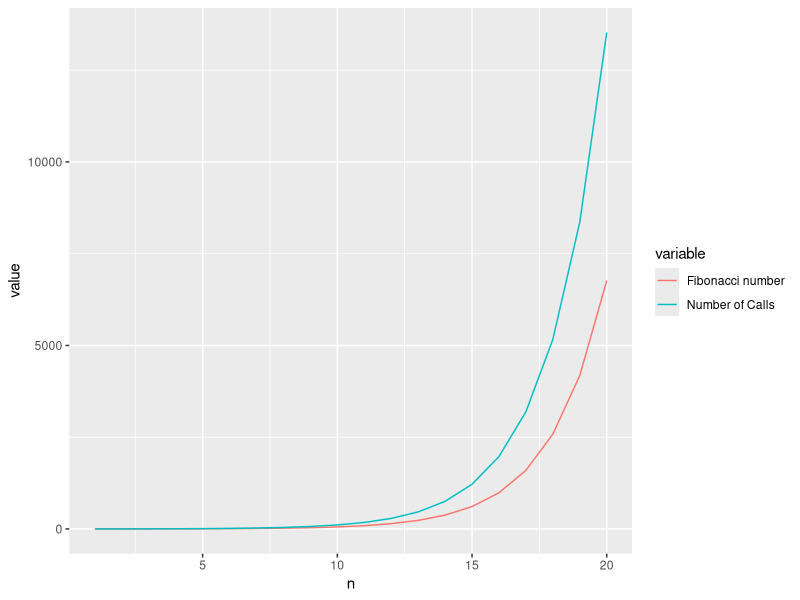
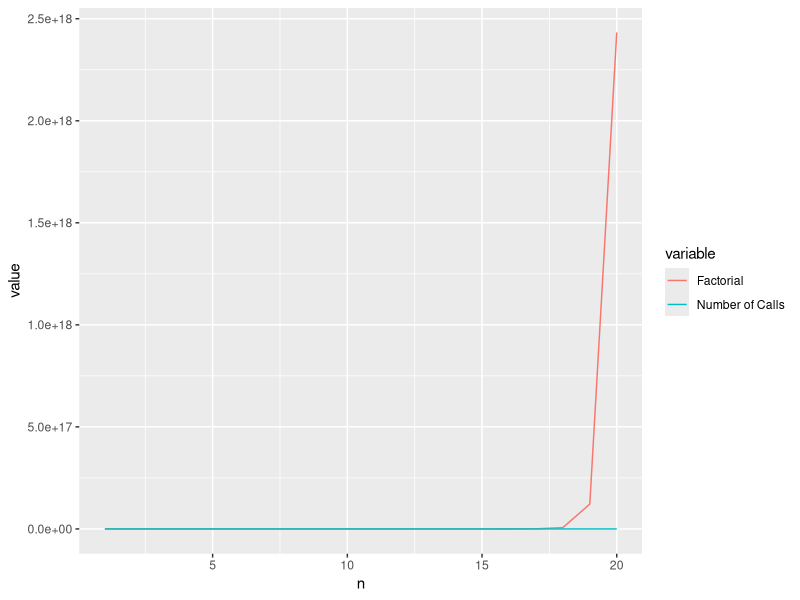
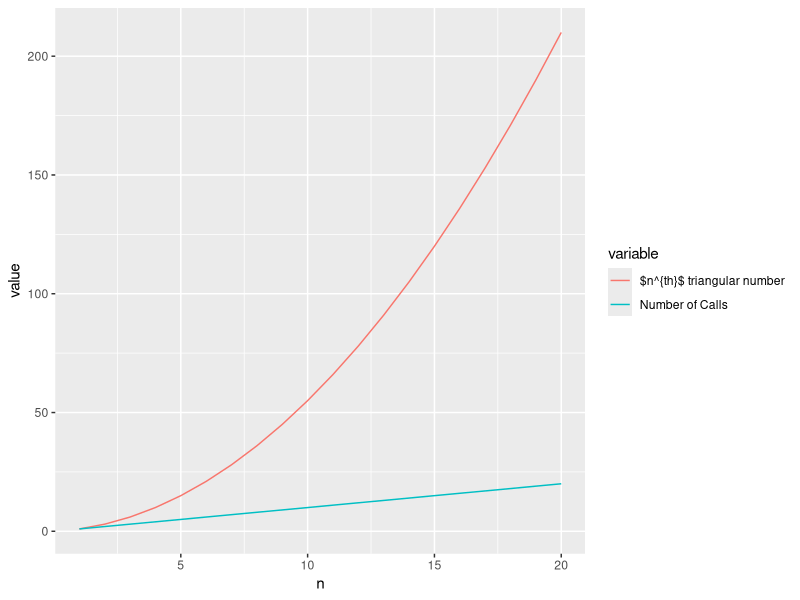

Write the R code that produced these figures, in order.
#' # Exercise One: Basic Recursion
#' 
#' There are three tasks in this exercise:
#' 
#' 1. Construct the fibonacci algorithm and make a table with N, the fibonacci
#' number, and the result of CALL_COUNTER. 
#' 2. Construct a factorial algorithm and create the same table. 
#' 3. Construct a terminal function to calculate the
#' $n^{th}$ triangular number.
#' 
#' ## Packages and global variables
library(knitr)
library(ggplot2)
library(reshape2)
CALL_COUNTER <- 0
#' 
#' 
#' ## Fibonacci function
#' ### Definition
fib <- function(n, call_count = TRUE){
  if (call_count){
    CALL_COUNTER <<- CALL_COUNTER + 1
  }
  if (n == 1 || n == 2){
    return(1)
  } else {
    a <- fib(n - 1)
    b <- fib(n - 2)
    c <- a + b
    return(c)
  }
}
#' 
#' ### Initial tests
#' 
#' Now that we have the function, we should run it to make sure everything works
fib(1)
fib(2)
fib(8)
fib(10)
#'
#' ### Creating table
#' 
#' Excellent, now let's see what happens from 1 to 20. Here I am setting a
#' maximum number, creating a data frame to hold the results, and making a for
#' loop to loop through all the numbers. 
n <- 20
restab <- data.frame(list(n = 1:n, 
                          `Fibonacci number` = 1:n, 
                          `Number of Calls` = 1:n),
                     check.names = FALSE)
for (i in 1:n){
  CALL_COUNTER <- 0
  fib_res      <- fib(i)
  restab[i, ]  <- c(i, fib_res, CALL_COUNTER)
}

#' ### Pretty things
#' 
#' Now I'm using kable from the package knitr to make the results pretty and I'm
#' plotting with ggplot2 and reshape2
knitr::kable(restab)
meltres <- reshape2::melt(restab, measure.vars = 2:3)
ggplot(meltres, aes(x = n, y = value, color = variable)) + geom_line()
#' 
#' ## Factorials!
#' 
#' A factorial is simply the product of n by all the integers that come before it
#' which are nonzero. 
#' 
#' ### Definition
fact <- function(n, call_count = TRUE){
  if (call_count){
    CALL_COUNTER <<- CALL_COUNTER + 1
  }
  if (n == 1){
    return(1)
  } else {
    fn <- n * fact(n - 1)
    return(fn)
  }
}
#' 
#' ### Intial tests
fact(1) == 1
fact(2) == 2*1
fact(5) == 5*4*3*2*1
#' 
#' ### Table Time
n <- 20
names(restab)[2] <- "Factorial"
for (i in 1:n){
  CALL_COUNTER <- 0
  fact_res      <- fact(i)
  restab[i, ]  <- c(i, fact_res, CALL_COUNTER)
}
#' ### Pretty things
#' 
knitr::kable(restab)
meltres <- reshape2::melt(restab, measure.vars = 2:3)
ggplot(meltres, aes(x = n, y = value, color = variable)) + geom_line()
#'
#'
#' ## Terminal function
#' 
#' This one is like the factorial, but it adds numbers instead of multiplies 
#' them. This is like taking the last value of a cumulative sum from 1 to n.
#' 
tfun <- function(n, call_count = TRUE){
  if (call_count){
    CALL_COUNTER <<- CALL_COUNTER + 1
  }
  if (n == 1){
    return(1)
  } else {
    tn <- n + tfun(n - 1)
    return(tn)
  }
}
#' ### Intial tests
tfun(1) == 1
tfun(2) == cumsum(1:2)[2]
tfun(5) == cumsum(1:5)[5]
#' 
#' ### Table Time
n <- 20
names(restab)[2] <- "$n^{th}$ triangular number"
for (i in 1:n){
  CALL_COUNTER <- 0
  tfun_res      <- tfun(i)
  restab[i, ]  <- c(i, tfun_res, CALL_COUNTER)
}
#' ### Pretty things
#' 
knitr::kable(restab)
meltres <- reshape2::melt(restab, measure.vars = 2:3)
ggplot(meltres, aes(x = n, y = value, color = variable)) + geom_line()
#'
